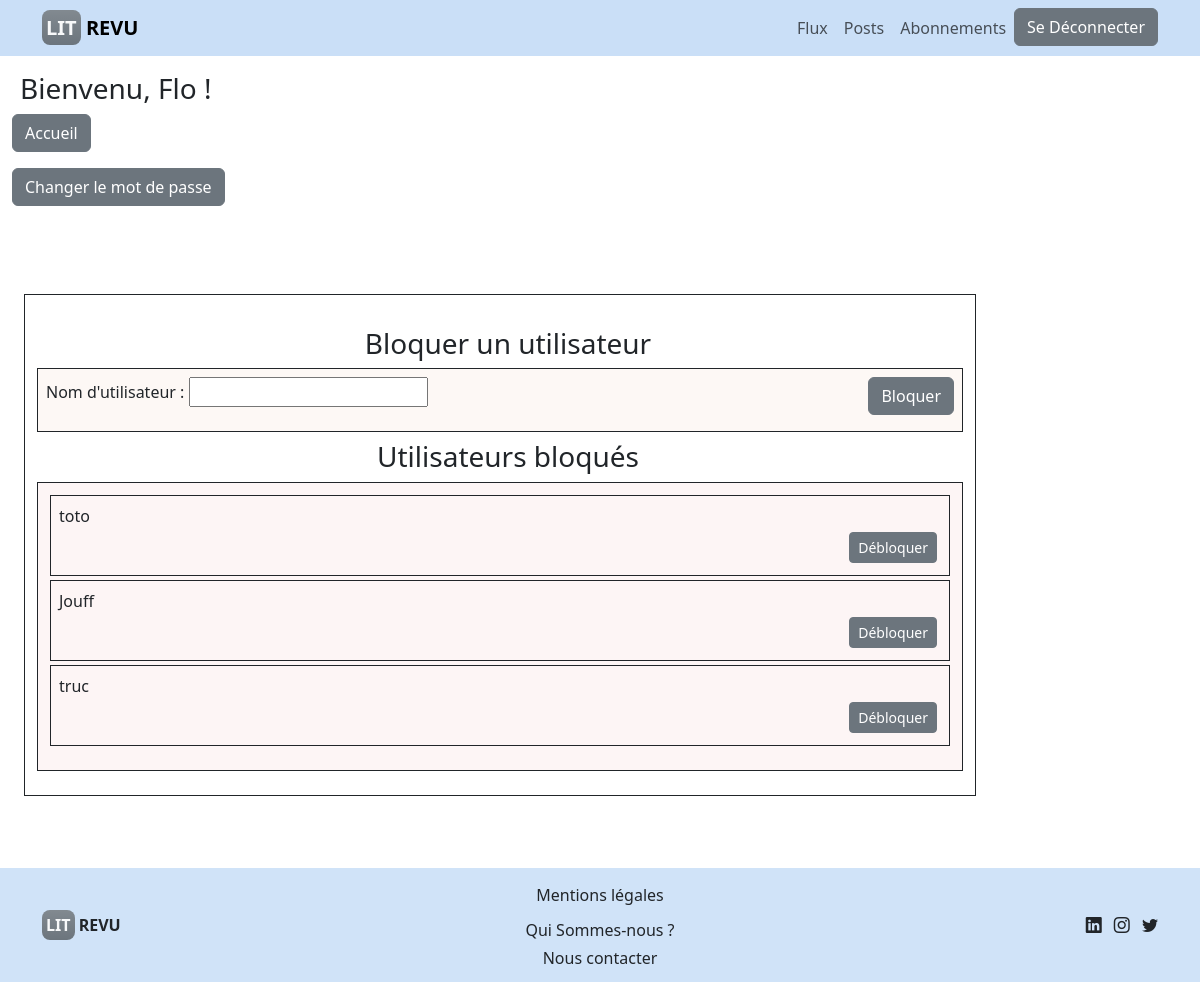
The page /revu/block/ (signed in) on the database as committed earlier.
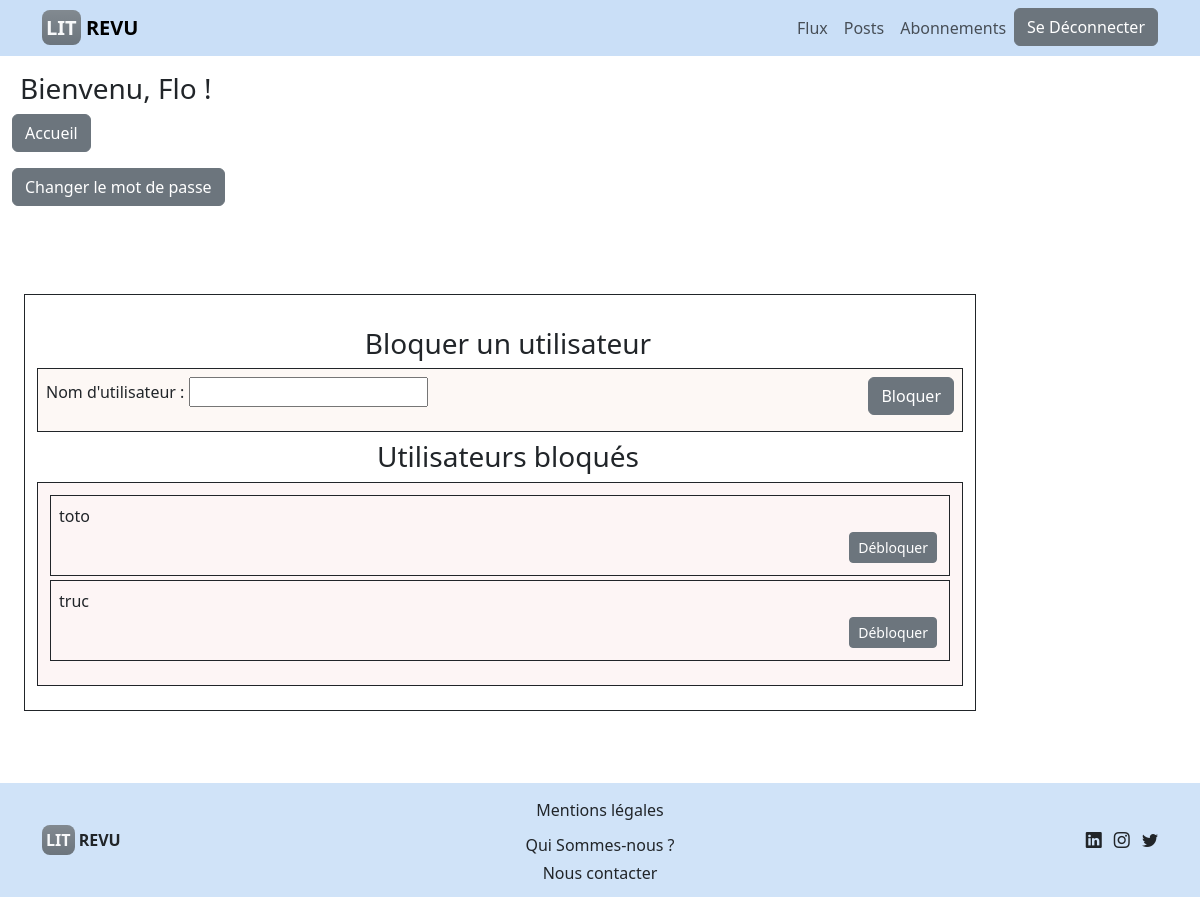
The same page on the database as committed later.
### revu/models.py (models this page shows)
class BlockedUser(models.Model):
    user = models.ForeignKey(User, on_delete=models.CASCADE,
                             related_name='blocked_users')
    blocked_user = models.ForeignKey(User, on_delete=models.CASCADE,
                                     related_name='blocked_by_users')
    class Meta:
        unique_together = (
            'user',
            'blocked_user'
        )

### authentication/models.py (models this page shows)
class User(AbstractUser):
    DEVELOPER = "DEVELOPER"
    SUBSCRIBER = "SUBSCRIBER"
    ROLE_CHOICES = (
        (DEVELOPER, 'Développeur'),
        (SUBSCRIBER, 'Utilisateur'),
    )
    profile_photo = models.ImageField(blank=True)
    role = models.CharField(max_length=30, choices=ROLE_CHOICES)
    follows = models.ManyToManyField(
        'self',
        symmetrical=False,
        verbose_name='suit',
    )
    def __str__(self):
        return f'{self.username}'

### revu/views.py (the view, shortened to what this page needs)
# urls.py: path('revu/block/', revu.views.block_user,
@login_required
def block_user(request):
    form = forms.FollowUsersForm(request.POST or None)
    user = request.user
    blocked_user = BlockedUser.objects.filter(user=request.user)
    context = {
        'block_form': form,
        'user': user,
        'blocked_users': blocked_user,
    }
    return render(request, 'revu/block_view.html', context=context)

### revu/forms.py (shortened to what this page needs)
class FollowUsersForm(forms.Form):
    username = forms.CharField(max_length=64, label='Nom d\'utilisateur')
    class Meta:
        model = User
        fields = ['follow']

### revu/templates/revu/block_view.html (shortened to what this page needs)
{% extends 'base.html' %}
{% block content %}
<div class="container my-5" aria-label="Blocked user form">
    <div class="border border-dark p-4">
    <div class="row align-items-center">
        <h3 class="m-2 text-center">Bloquer un utilisateur</h3>
            <div class="border border-dark p-2"  style="background-color: rgb(253, 248, 245);">
                <div class="row">
                    <div class="col-6">
                    <form id="follow-users-form" method="post">
                        {{block_form.as_p}}
                    </div>
                        <div class="text-end col-6">
                        <button type="submit" class="btn btn-secondary" onclick="return confirm('Êtes-vous sûr de vouloir bloquer cet utilisateur ?')">Bloquer</button>
                    </div>
                </div>
            </div>
    </div>
    <div class="row">
        <h3 class="m-2 text-center">Utilisateurs bloqués</h3>
        <div class="border border-dark p-2 "  style="background-color: rgb(253, 245, 245);">
            <ul class="list-unstyled">
                {% for b_user in blocked_users %}
                    <li class="border border-dark m-1 p-2">
                        {{ b_user.blocked_user.username }}
                            <form action="{% url 'unblock_user' b_user.blocked_user.id %}" method="post" style="display: inline;">
                                <div class="text-end m-1">
                                <button type="submit" class="btn btn-secondary btn-sm" onclick="return confirm('Êtes-vous sûr de vouloir débloquer cet utilisateur ?')">Débloquer</button></div>
                            </form>
                    </li>
                {% endfor %}
            </ul>
        </div>
    </div>
</div>
</div>
{% endblock content %}

Rows that differ between the two databases and show on the page:
removed BlockedUser: blocked_user.username "Jouff"
